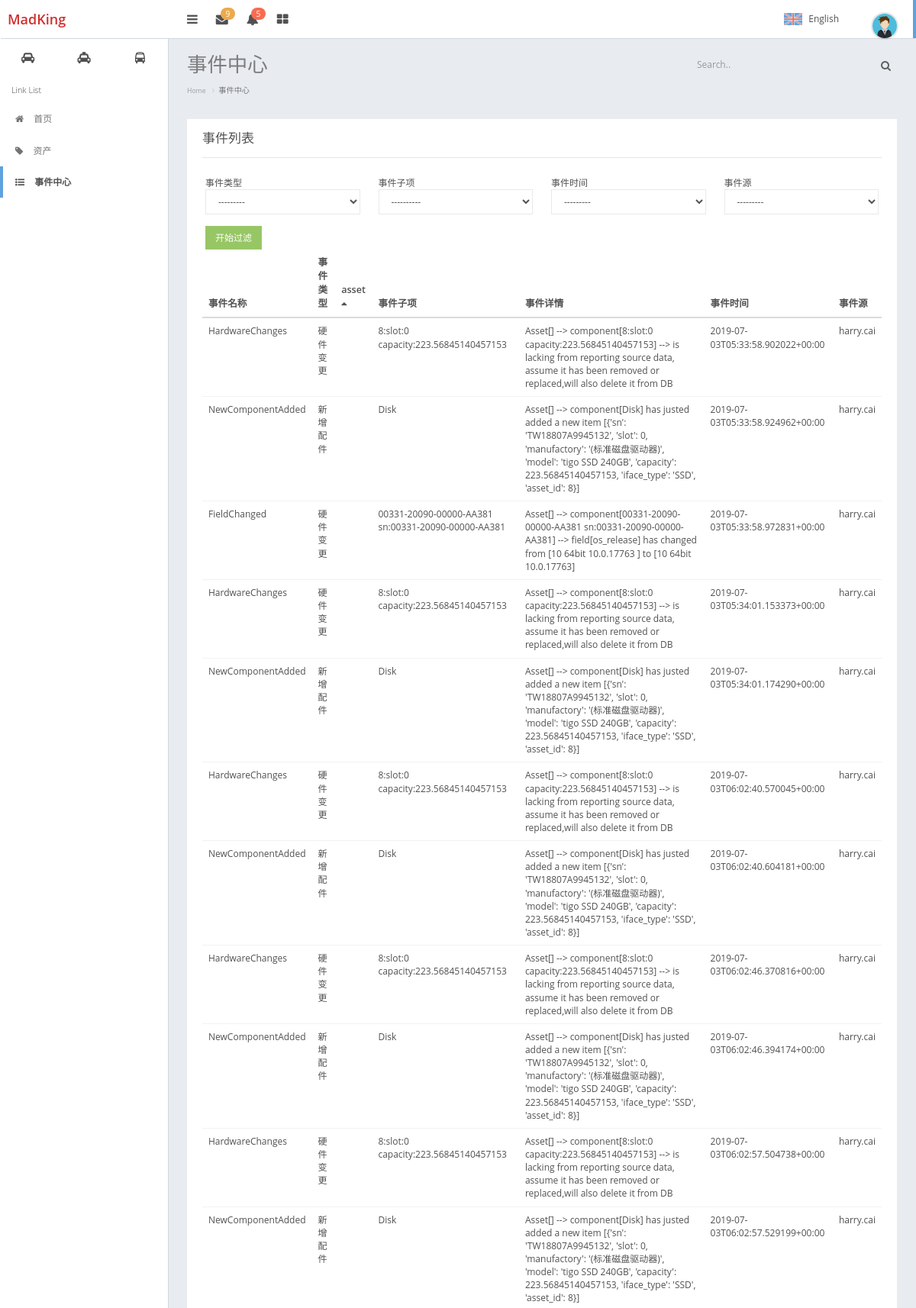
/asset/event_center/?page=1&orderby=asset (signed in, upper part), run on the app's committed database.
### assets/models.py (models this page shows, shortened)
class EventLog(models.Model):
    name = models.CharField(verbose_name='事件名称', max_length=100)
    event_type_choices = (
        (1, '硬件变更'),
        (2, '新增配件'),
        (3, '设备下线'),
        (4, '设备上线'),
        (5, '定期维护'),
        (6, '业务上线\更新\变更'),
        (7, '其它'),
    )
    event_type = models.SmallIntegerField(verbose_name='事件类型', choices=event_type_choices)
    asset = models.ForeignKey('Asset', on_delete=models.CASCADE)
    component = models.CharField(verbose_name='事件子项', max_length=255, blank=True, null=True)
    detail = models.TextField(verbose_name='事件详情')
    date = models.DateTimeField(verbose_name='事件时间', auto_now_add=True)
    user = models.ForeignKey('UserProfile', verbose_name='事件源', on_delete=models.CASCADE)
    memo = models.TextField(verbose_name='备注', blank=True, null=True)
    class Meta:
        verbose_name = '事件纪录'
        verbose_name_plural = "事件纪录"
    def colored_event_type(self):
        if self.event_type == 1:
            cell_html = '<span style="background: orange;">%s</span>'
        elif self.event_type == 2:
            cell_html = '<span style="background: yellowgreen;">%s</span>'
        else:
            cell_html = '<span >%s</span>'
        return cell_html % self.get_event_type_display()
    colored_event_type.allow_tags = True
    colored_event_type.short_description = '事件类型'

class Asset(models.Model):
    asset_type_choices = (
        ('server', '服务器'),
        ('networkdevice', '网络设备'),
        ('storagedevice', '存储设备'),
        ('securitydevice', '安全设备'),
        ('securitydevice', '机房设备'),
        ('software', '软件资产'),
    )
    asset_type = models.CharField(choices=asset_type_choices, max_length=64, default='server')
    name = models.CharField(max_length=64, unique=True)
    sn = models.CharField(verbose_name='资产SN号', max_length=128, unique=True)
    manufactory = models.ForeignKey('Manufactory', verbose_name='制造商', null=True, blank=True, on_delete=models.CASCADE)
    management_ip = models.GenericIPAddressField(verbose_name='管理IP', blank=True, null=True)
    contract = models.ForeignKey('Contract', verbose_name=u'合同', null=True, blank=True, on_delete=models.CASCADE)
    trade_date = models.DateField(verbose_name='购买时间', null=True, blank=True)
    expire_date = models.DateField(verbose_name='过保修期', null=True, blank=True)
    price = models.FloatField(verbose_name='价格', null=True, blank=True)
    business_unit = models.ForeignKey('BusinessUnit', verbose_name='所属业务线', null=True, blank=True,
                                      on_delete=models.CASCADE)
    tags = models.ManyToManyField('Tag', blank=True)
    admin = models.ForeignKey('UserProfile', verbose_name='资产管理员', null=True, blank=True, on_delete=models.CASCADE)
    idc = models.ForeignKey('IDC', verbose_name='IDC机房', null=True, blank=True, on_delete=models.CASCADE)
    status_choices = ((0, '在线'),
                      (1, '已下线'),
                      (2, '未知'),
                      (3, '故障'),
                      (4, '备用'),
                      )
    status = models.SmallIntegerField(choices=status_choices, default=0)
    memo = models.TextField(verbose_name='备注', null=True, blank=True)
    create_date = models.DateTimeField(blank=True, auto_now_add=True)
    update_date = models.DateTimeField(blank=True, auto_now=True)
    class Meta:
        verbose_name = '资产总表'
        verbose_name_plural = "资产总表"
    def __str__(self):
        return '<id:%s name:%s>' % (self.id, self.name)

class UserProfile(User):
    name = models.CharField(verbose_name="姓名", max_length=32)
    token = models.CharField(verbose_name='token', max_length=128, default=None, blank=True, null=True)
    def __str__(self):
        return self.name
    class Meta:
        super(User.Meta)
        verbose_name = "用户"
        verbose_name_plural = "用户"

### assets/views.py (the view)
@login_required
def event_center(request):
    eventlog_objs = tables.table_filter(request, admin.EventLogAdmin, models.EventLog)
    order_res = tables.get_orderby(request, eventlog_objs, admin.EventLogAdmin)
    paginator = Paginator(order_res[0], admin.EventLogAdmin.list_per_page)
    page = request.GET.get('page')
    try:
        objs = paginator.page(page)
    except PageNotAnInteger:
        objs = paginator.page(1)
    except EmptyPage:
        objs = paginator.page(paginator.num_pages)
    table_obj = tables.TableHandler(request,
                                    models.EventLog,
                                    admin.EventLogAdmin,
                                    objs,
                                    order_res
                                    )
    return render(request, 'assets/event_center.html', {'table_obj': table_obj,
                                                        'paginator': paginator})

### assets/tables.py (called while the page is built)
def get_orderby(request, model_objs, admin_form):
    orderby_field = request.GET.get('orderby')
    if orderby_field:
        orderby_field = orderby_field.strip()
        orderby_column_index = admin_form.list_display.index(orderby_field.strip('-'))
        objs = model_objs.order_by(orderby_field)
        if orderby_field.startswith('-'):
            orderby_field = orderby_field.strip('-')
        else:
            orderby_field = '-%s' % orderby_field
        return [objs, orderby_field, orderby_column_index]
    else:
        return [model_objs, orderby_field, None]

def table_filter(request, model_admin, models_class):
    print(model_admin.list_filter)
    filter_conditions = {}
    for condition in model_admin.list_filter:
        if request.GET.get(condition):
            filed_type_name = models_class._meta.get_field(condition).__repr__()
            if 'ForeignKey' in filed_type_name:
                filter_conditions['%s_id' % condition] = request.GET.get(condition)
            elif 'DateField' in filed_type_name or 'DateTimeField' in filed_type_name:
                filter_conditions['%s__gt' % condition] = request.GET.get(condition)
            else:
                filter_conditions[condition] = request.GET.get(condition)
    print("filter conditons", filter_conditions)
    return models_class.objects.filter(**filter_conditions)

### assets/templatetags/custom_tag.py (called while the page is built, shortened)
@register.simple_tag
def get_table_column(column, table_obj):
    try:
        column_name = table_obj.model_class._meta.get_field(column).verbose_name
    except Exception as e:
        print("ee", e)
        column_name = getattr(table_obj.model_class, column)
    return column_name

@register.simple_tag
def render_page_num(request, paginator_obj, loop_counter):
    abs_full_url = request.get_full_path()
    if "?page=" in abs_full_url:
        url = re.sub("page=\d+", "page=%s" % loop_counter, request.get_full_path())
    elif "?" in abs_full_url:
        url = "%s&page=%s" % (request.get_full_path(), loop_counter)
    else:
        url = "%s?page=%s" % (request.get_full_path(), loop_counter)
    if loop_counter == paginator_obj.number:  # current page
        return mark_safe('''<li class='active'><a href="{abs_url}">{page_num}</a></li>''' \
                         .format(abs_url=url, page_num=loop_counter))

@register.filter
def to_string(value):
    return '%s' % value

### templates/assets/event_center.html (shortened to what this page needs)
{% extends 'base.html' %}
{% block page-content-title %}
事件中心
{% endblock %}
{% block page-nav-tab %}
<ol class="breadcrumb">
    <li><a href="/">Home</a></li>
    <li class="active">事件中心</li>
</ol>
{% endblock %}
{% block page-content %}
<div class="panel">
        <div class="panel-heading">
            <h3 class="panel-title">事件列表</h3>
        </div>
        <div class="panel-body" >
           {% include 'assets/model_list_filter_component.html' %}
           {% include 'assets/model_obj_list_components.html' %}
        </div>
</div>
{% endblock %}

### templates/assets/model_obj_list_components.html (shortened to what this page needs)
{% load custom_tag %}
<div class="table-responsive">
    <table id="asset_list" class=" table  table-hover">
      <thead >
            <tr class="">
                {% for column in table_obj.list_display %}
                <th class="column-sorted">
                    <a href="?page={{ table_obj.query_sets.number }}&orderby={% if table_obj.orderby_col_index == forloop.counter0 %}{{ table_obj.orderby_field}}{% else %}{{ column }}{% endif %}" >
                        {% get_table_column column table_obj %}
                        {% display_orderby_arrow table_obj forloop.counter0 %}
                    </a>
                </th>
                {% endfor %}
            </tr>
        </thead>
        <tbody>
            {% for row in table_obj.query_sets %}
                <tr>
                    {% build_table_row  row table_obj 'id'  'asset_detail'  %}
                </tr>
            {% endfor %}
        </tbody>
    </table>
</div>

### data on the page
EventLog: name+event_type+asset "HardwareChanges 硬件变更 8:slot:0 capacity:223.56845140457153 Asset[ ] --> component[8:slot:0 capacity:223.56845140457153] --> is lacking from reporting source data, assume it has been removed or replaced,will also delete it from DB 2019-07-03T05:33:58.902022+00:00 harry.cai"
EventLog: name+event_type+asset "NewComponentAdded 新增配件 Disk Asset[ ] --> component[Disk] has justed added a new item [{'sn': 'TW18807A9945132', 'slot': 0, 'manufactory': '(标准磁盘驱动器)', 'model': 'tigo SSD 240GB', 'capacity': 223.56845140457153, 'iface_type': 'SSD', 'asset_id': 8}] 2019-07-03T05:33:58.924962+00:00 harry.cai"
EventLog: name+event_type+asset "FieldChanged 硬件变更 00331-20090-00000-AA381 sn:00331-20090-00000-AA381 Asset[ ] --> component[00331-20090-00000-AA381 sn:00331-20090-00000-AA381] --> field[os_release] has changed from [10 64bit 10.0.17763 ] to [10 64bit 10.0.17763] 2019-07-03T05:33:58.972831+00:00 harry.cai"
EventLog: name+event_type+asset "HardwareChanges 硬件变更 8:slot:0 capacity:223.56845140457153 Asset[ ] --> component[8:slot:0 capacity:223.56845140457153] --> is lacking from reporting source data, assume it has been removed or replaced,will also delete it from DB 2019-07-03T05:34:01.153373+00:00 harry.cai"
EventLog: name+event_type+asset "NewComponentAdded 新增配件 Disk Asset[ ] --> component[Disk] has justed added a new item [{'sn': 'TW18807A9945132', 'slot': 0, 'manufactory': '(标准磁盘驱动器)', 'model': 'tigo SSD 240GB', 'capacity': 223.56845140457153, 'iface_type': 'SSD', 'asset_id': 8}] 2019-07-03T05:34:01.174290+00:00 harry.cai"
EventLog: name+event_type+asset "HardwareChanges 硬件变更 8:slot:0 capacity:223.56845140457153 Asset[ ] --> component[8:slot:0 capacity:223.56845140457153] --> is lacking from reporting source data, assume it has been removed or replaced,will also delete it from DB 2019-07-03T06:02:40.570045+00:00 harry.cai"
EventLog: name+event_type+asset "NewComponentAdded 新增配件 Disk Asset[ ] --> component[Disk] has justed added a new item [{'sn': 'TW18807A9945132', 'slot': 0, 'manufactory': '(标准磁盘驱动器)', 'model': 'tigo SSD 240GB', 'capacity': 223.56845140457153, 'iface_type': 'SSD', 'asset_id': 8}] 2019-07-03T06:02:40.604181+00:00 harry.cai"
EventLog: name+event_type+asset "HardwareChanges 硬件变更 8:slot:0 capacity:223.56845140457153 Asset[ ] --> component[8:slot:0 capacity:223.56845140457153] --> is lacking from reporting source data, assume it has been removed or replaced,will also delete it from DB 2019-07-03T06:02:46.370816+00:00 harry.cai"
EventLog: name+event_type+asset "NewComponentAdded 新增配件 Disk Asset[ ] --> component[Disk] has justed added a new item [{'sn': 'TW18807A9945132', 'slot': 0, 'manufactory': '(标准磁盘驱动器)', 'model': 'tigo SSD 240GB', 'capacity': 223.56845140457153, 'iface_type': 'SSD', 'asset_id': 8}] 2019-07-03T06:02:46.394174+00:00 harry.cai"
EventLog: name+event_type+asset "HardwareChanges 硬件变更 8:slot:0 capacity:223.56845140457153 Asset[ ] --> component[8:slot:0 capacity:223.56845140457153] --> is lacking from reporting source data, assume it has been removed or replaced,will also delete it from DB 2019-07-03T06:02:57.504738+00:00 harry.cai"
EventLog: name+event_type+asset "NewComponentAdded 新增配件 Disk Asset[ ] --> component[Disk] has justed added a new item [{'sn': 'TW18807A9945132', 'slot': 0, 'manufactory': '(标准磁盘驱动器)', 'model': 'tigo SSD 240GB', 'capacity': 223.56845140457153, 'iface_type': 'SSD', 'asset_id': 8}] 2019-07-03T06:02:57.529199+00:00 harry.cai"

### other printed values
{{ filter_column.verbose_name }} "事件类型" "事件子项" "事件时间" "事件源"
form field event_type "---------"
form field component "----------"
form field date "---------"
form field user "---------"
